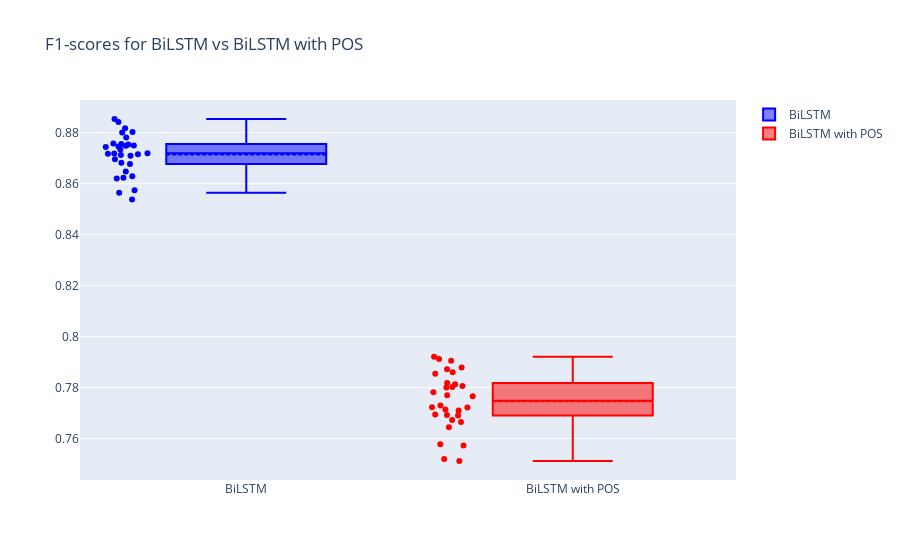

Source (notebook cell):
### Markdown cell above
### Comparison

### Code cell
import plotly.express as px
import plotly.graph_objects as go
import pandas as pd

df_bilstm_results = pd.DataFrame(bilstm_results)
df_bilstm_with_pos_results = pd.DataFrame(bilstm_with_pos_results)

fig = go.Figure()

fig.add_trace(
    go.Box(
        y=df_bilstm_results["f1_scores"],
        name="BiLSTM",
        boxmean=True,
        boxpoints="all",
        marker=dict(color="blue"),
    )
)

fig.add_trace(
    go.Box(
        y=df_bilstm_with_pos_results["f1_scores"],
        name="BiLSTM with POS",
        boxmean=True,
        boxpoints="all",
        marker=dict(color="red"),
    )
)

fig.update_layout(title="F1-scores for BiLSTM vs BiLSTM with POS")

fig.show()

### Figure 1 — Plotly figure (JSON) as saved in the notebook; plotly's stock layout.template omitted (floating-point values rounded to 4 significant figures)
{"data": [{"boxmean": true, "boxpoints": "all", "marker": {"color": "blue"}, "name": "BiLSTM", "type": "box", "y": [0.862, 0.8681, 0.8537, 0.8695, 0.8717, 0.8715, 0.8753, 0.8564, 0.8748, 0.8718, 0.8781, 0.8719, 0.8841, 0.8629, 0.8853, 0.8712, 0.8744, 0.8677, 0.8755, 0.8648, 0.8802, 0.8733, 0.8623, 0.8749, 0.8818, 0.8746, 0.8758, 0.88, 0.8574, 0.8709]}, {"boxmean": true, "boxpoints": "all", "marker": {"color": "red"}, "name": "BiLSTM with POS", "type": "box", "y": [0.7714, 0.7854, 0.7818, 0.786, 0.777, 0.771, 0.7921, 0.7577, 0.7644, 0.7879, 0.7665, 0.769, 0.7912, 0.752, 0.7766, 0.7802, 0.7729, 0.7693, 0.7813, 0.7723, 0.7801, 0.7905, 0.7512, 0.7694, 0.7572, 0.7722, 0.7782, 0.7806, 0.7673, 0.7872]}], "layout": {"title": {"text": "F1-scores for BiLSTM vs BiLSTM with POS"}}}
